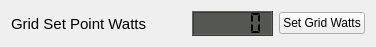
   <widget class="QWidget" name="layoutWidget">
    <property name="geometry">
     <rect>
      <x>10</x>
      <y>710</y>
      <width>359</width>
      <height>27</height>
     </rect>
    </property>
    <layout class="QHBoxLayout" name="horizontalLayout">
     <item>
      <widget class="QLabel" name="Grid_Set_Point_label">
       <property name="minimumSize">
        <size>
         <width>175</width>
         <height>0</height>
        </size>
       </property>
       <property name="maximumSize">
        <size>
         <width>0</width>
         <height>16777215</height>
        </size>
       </property>
       <property name="font">
        <font>
         <pointsize>11</pointsize>
        </font>
       </property>
       <property name="text">
        <string>Grid Set Point Watts</string>
       </property>
      </widget>
     </item>
     <item>
      <widget class="QLCDNumber" name="Grid_Set_Point_LCD">
       <property name="minimumSize">
        <size>
         <width>81</width>
         <height>25</height>
        </size>
       </property>
       <property name="maximumSize">
        <size>
         <width>81</width>
         <height>25</height>
        </size>
       </property>
       <property name="font">
        <font>
         <pointsize>11</pointsize>
         <weight>50</weight>
         <bold>false</bold>
        </font>
       </property>
       <property name="styleSheet">
        <string notr="true">QLCDNumber{
background-color: rgb( 85, 87, 83 );
}</string>
       </property>
       <property name="digitCount">
        <number>5</number>
       </property>
       <property name="segmentStyle">
        <enum>QLCDNumber::Flat</enum>
       </property>
       <property name="value" stdset="0">
        <double>0.000000000000000</double>
       </property>
      </widget>
     </item>
     <item>
      <widget class="QPushButton" name="Set_Grid_Watts_pushButton">
       <property name="minimumSize">
        <size>
         <width>0</width>
         <height>0</height>
        </size>
       </property>
       <property name="maximumSize">
        <size>
         <width>125</width>
         <height>16777215</height>
        </size>
       </property>
       <property name="cursor">
        <cursorShape>PointingHandCursor</cursorShape>
       </property>
       <property name="toolTip">
        <string/>
       </property>
       <property name="styleSheet">
        <string notr="true">QPushButton:hover {
background-color: green;

}</string>
       </property>
       <property name="text">
        <string>Set Grid Watts</string>
       </property>
       <property name="flat">
        <bool>false</bool>
       </property>
      </widget>
     </item>
    </layout>
   </widget>
